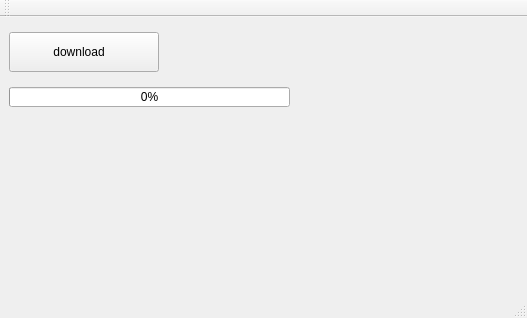
<?xml version="1.0" encoding="UTF-8"?>
<ui version="4.0">
 <class>MainWindow</class>
 <widget class="QMainWindow" name="MainWindow">
  <property name="geometry">
   <rect>
    <x>0</x>
    <y>0</y>
    <width>527</width>
    <height>318</height>
   </rect>
  </property>
  <property name="windowTitle">
   <string>MainWindow</string>
  </property>
  <widget class="QWidget" name="centralWidget">
   <widget class="QPushButton" name="downbtn">
    <property name="enabled">
     <bool>true</bool>
    </property>
    <property name="geometry">
     <rect>
      <x>9</x>
      <y>15</y>
      <width>150</width>
      <height>40</height>
     </rect>
    </property>
    <property name="minimumSize">
     <size>
      <width>150</width>
      <height>40</height>
     </size>
    </property>
    <property name="maximumSize">
     <size>
      <width>150</width>
      <height>40</height>
     </size>
    </property>
    <property name="styleSheet">
     <string notr="true">background-image: url(:/myresources/downbtn.png);
background-repeat:no-repeat;
background-position:center;
padding-right:10px;</string>
    </property>
    <property name="text">
     <string>download</string>
    </property>
   </widget>
   <widget class="QProgressBar" name="progressBar">
    <property name="geometry">
     <rect>
      <x>9</x>
      <y>70</y>
      <width>281</width>
      <height>20</height>
     </rect>
    </property>
    <property name="value">
     <number>0</number>
    </property>
   </widget>
   <widget class="QLabel" name="statusLabel">
    <property name="geometry">
     <rect>
      <x>165</x>
      <y>20</y>
      <width>351</width>
      <height>30</height>
     </rect>
    </property>
    <property name="maximumSize">
     <size>
      <width>30303</width>
      <height>30</height>
     </size>
    </property>
    <property name="text">
     <string/>
    </property>
   </widget>
   <widget class="QLabel" name="progressLabel">
    <property name="geometry">
     <rect>
      <x>310</x>
      <y>60</y>
      <width>200</width>
      <height>40</height>
     </rect>
    </property>
    <property name="maximumSize">
     <size>
      <width>200</width>
      <height>16777215</height>
     </size>
    </property>
    <property name="text">
     <string/>
    </property>
   </widget>
  </widget>
  <widget class="QMenuBar" name="menuBar">
   <property name="geometry">
    <rect>
     <x>0</x>
     <y>0</y>
     <width>527</width>
     <height>23</height>
    </rect>
   </property>
  </widget>
  <widget class="QToolBar" name="mainToolBar">
   <property name="movable">
    <bool>true</bool>
   </property>
   <attribute name="toolBarArea">
    <enum>TopToolBarArea</enum>
   </attribute>
   <attribute name="toolBarBreak">
    <bool>false</bool>
   </attribute>
  </widget>
  <widget class="QStatusBar" name="statusBar"/>
 </widget>
 <layoutdefault spacing="6" margin="11"/>
 <resources/>
 <connections/>
</ui>
